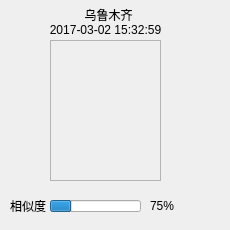
<?xml version="1.0" encoding="UTF-8"?>
<ui version="4.0">
 <class>FaceHistoryImageItem</class>
 <widget class="QWidget" name="FaceHistoryImageItem">
  <property name="geometry">
   <rect>
    <x>0</x>
    <y>0</y>
    <width>230</width>
    <height>230</height>
   </rect>
  </property>
  <property name="minimumSize">
   <size>
    <width>230</width>
    <height>0</height>
   </size>
  </property>
  <property name="maximumSize">
   <size>
    <width>230</width>
    <height>16777215</height>
   </size>
  </property>
  <property name="windowTitle">
   <string>Form</string>
  </property>
  <widget class="QLabel" name="m_labelAddress">
   <property name="geometry">
    <rect>
     <x>3</x>
     <y>5</y>
     <width>211</width>
     <height>20</height>
    </rect>
   </property>
   <property name="text">
    <string>乌鲁木齐</string>
   </property>
   <property name="alignment">
    <set>Qt::AlignCenter</set>
   </property>
  </widget>
  <widget class="QLabel" name="m_labelDateTime">
   <property name="geometry">
    <rect>
     <x>0</x>
     <y>20</y>
     <width>211</width>
     <height>20</height>
    </rect>
   </property>
   <property name="text">
    <string>2017-03-02 15:32:59</string>
   </property>
   <property name="alignment">
    <set>Qt::AlignCenter</set>
   </property>
  </widget>
  <widget class="QLabel" name="m_labelImage">
   <property name="geometry">
    <rect>
     <x>50</x>
     <y>40</y>
     <width>111</width>
     <height>141</height>
    </rect>
   </property>
   <property name="styleSheet">
    <string notr="true">border:1px solid rgb(180,180,180)</string>
   </property>
   <property name="frameShape">
    <enum>QFrame::NoFrame</enum>
   </property>
   <property name="frameShadow">
    <enum>QFrame::Plain</enum>
   </property>
   <property name="text">
    <string/>
   </property>
   <property name="scaledContents">
    <bool>true</bool>
   </property>
  </widget>
  <widget class="QLabel" name="label_4">
   <property name="geometry">
    <rect>
     <x>10</x>
     <y>200</y>
     <width>54</width>
     <height>12</height>
    </rect>
   </property>
   <property name="text">
    <string>相似度</string>
   </property>
  </widget>
  <widget class="QLabel" name="m_labelSimilar">
   <property name="geometry">
    <rect>
     <x>150</x>
     <y>200</y>
     <width>54</width>
     <height>12</height>
    </rect>
   </property>
   <property name="text">
    <string>75%</string>
   </property>
  </widget>
  <widget class="QProgressBar" name="m_progressBar">
   <property name="geometry">
    <rect>
     <x>50</x>
     <y>200</y>
     <width>91</width>
     <height>12</height>
    </rect>
   </property>
   <property name="value">
    <number>24</number>
   </property>
   <property name="textVisible">
    <bool>false</bool>
   </property>
  </widget>
 </widget>
 <resources/>
 <connections/>
</ui>
